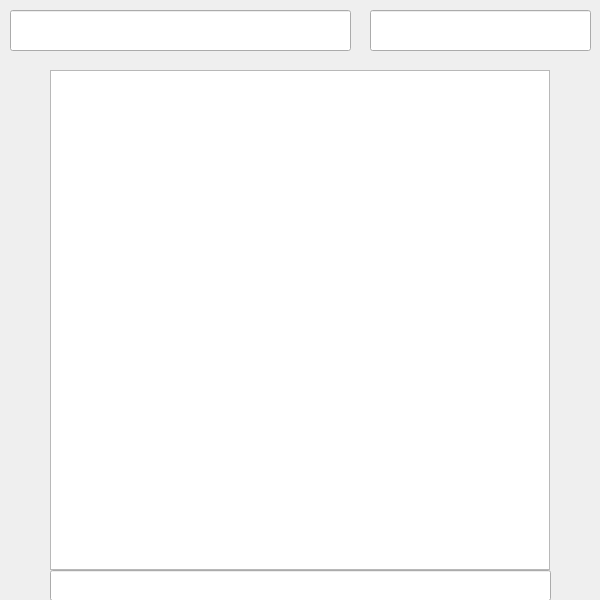
<?xml version="1.0" encoding="UTF-8"?>
<ui version="4.0">
 <class>Widget</class>
 <widget class="QWidget" name="Widget">
  <property name="geometry">
   <rect>
    <x>0</x>
    <y>0</y>
    <width>600</width>
    <height>600</height>
   </rect>
  </property>
  <property name="windowTitle">
   <string>Widget</string>
  </property>
  <property name="autoFillBackground">
   <bool>false</bool>
  </property>
  <widget class="QGraphicsView" name="graphicsView">
   <property name="enabled">
    <bool>true</bool>
   </property>
   <property name="geometry">
    <rect>
     <x>50</x>
     <y>70</y>
     <width>500</width>
     <height>500</height>
    </rect>
   </property>
  </widget>
  <widget class="QLineEdit" name="lifesLabel">
   <property name="geometry">
    <rect>
     <x>370</x>
     <y>10</y>
     <width>221</width>
     <height>41</height>
    </rect>
   </property>
   <property name="font">
    <font>
     <family>Bauhaus 93</family>
     <pointsize>26</pointsize>
    </font>
   </property>
  </widget>
  <widget class="QLineEdit" name="scoreLabel">
   <property name="geometry">
    <rect>
     <x>10</x>
     <y>10</y>
     <width>341</width>
     <height>41</height>
    </rect>
   </property>
   <property name="font">
    <font>
     <family>Bauhaus 93</family>
     <pointsize>26</pointsize>
    </font>
   </property>
  </widget>
  <widget class="QLineEdit" name="infoLabel">
   <property name="geometry">
    <rect>
     <x>50</x>
     <y>570</y>
     <width>501</width>
     <height>31</height>
    </rect>
   </property>
   <property name="font">
    <font>
     <family>Bauhaus 93</family>
     <pointsize>18</pointsize>
    </font>
   </property>
  </widget>
 </widget>
 <layoutdefault spacing="6" margin="11"/>
 <resources/>
 <connections/>
</ui>
